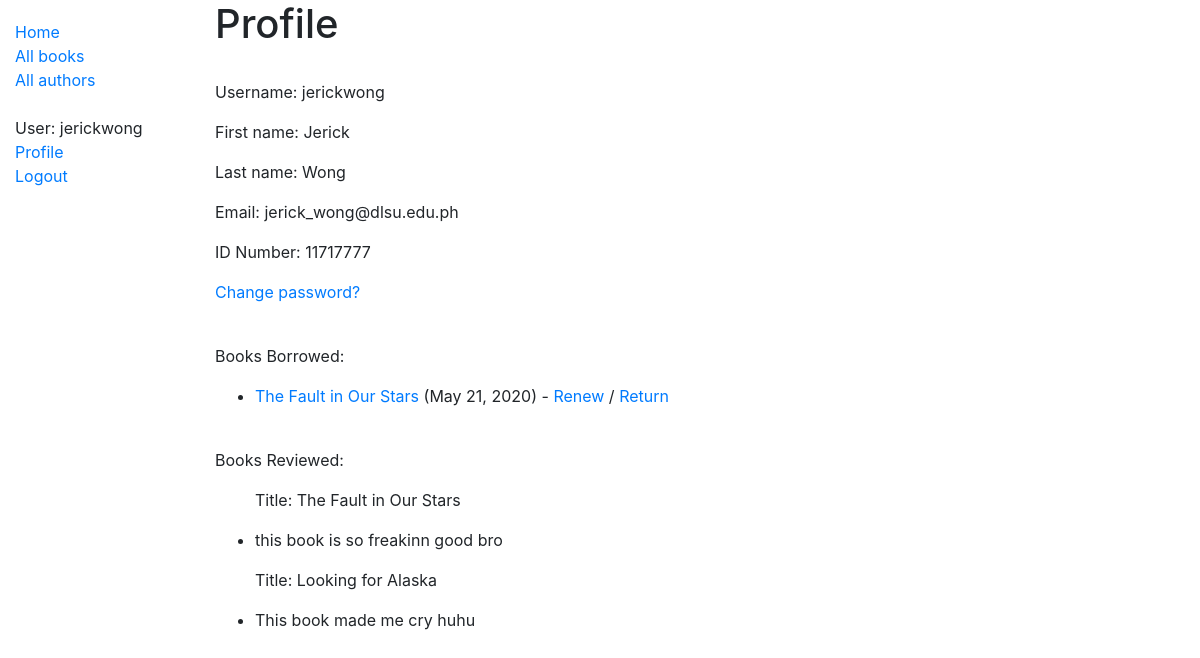
Before: /catalog/profile/ (signed in) with the older database file.
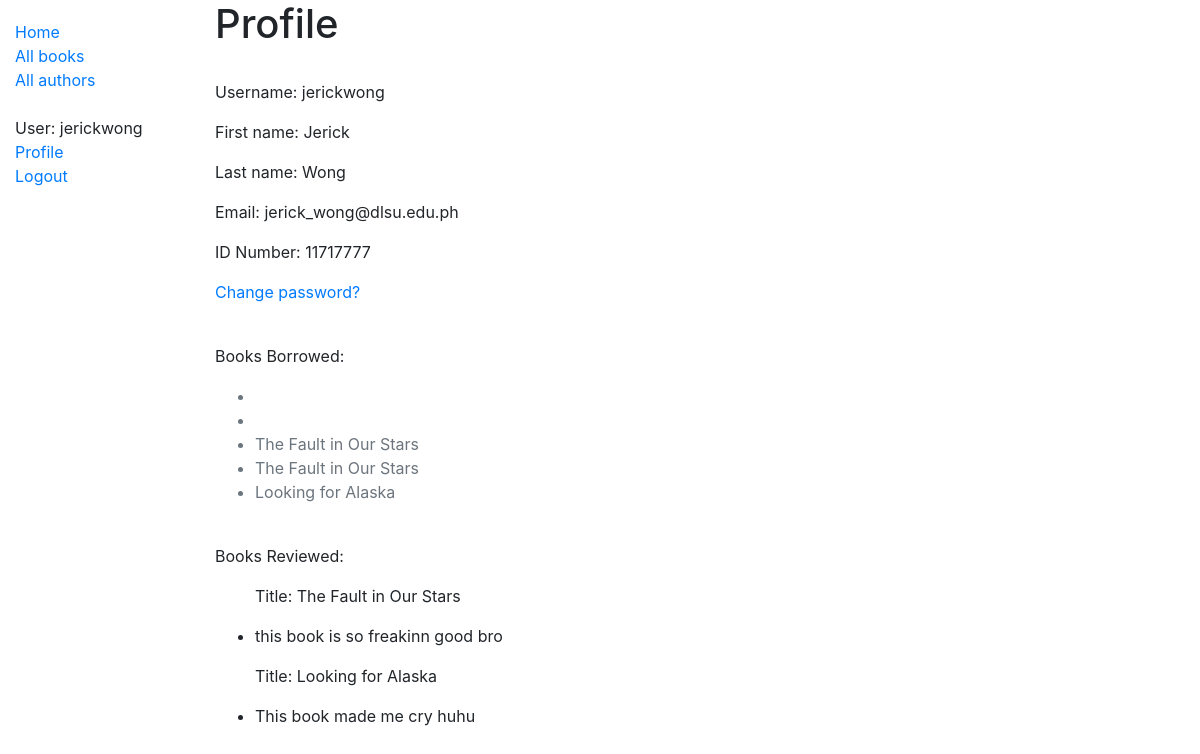
After: the same page with the newer database file.
### catalog/models.py (models this page shows, shortened)
class BookInstance(models.Model):
    id = models.UUIDField(primary_key=True, default=uuid.uuid4, help_text='Unique ID for this particular book across whole library')
    book = models.ForeignKey('Book', on_delete=models.SET_NULL, null=True)
    imprint = models.CharField(max_length=200)
    due_back = models.DateField(null=True, blank=True)
    borrower = models.ForeignKey(User, on_delete=models.SET_NULL, null=True, blank=True)
    LOAN_STATUS = (
        ('a', 'Available'),
        ('r', 'Reserved'),
    )
    status = models.CharField(
        max_length=1,
        choices=LOAN_STATUS,
        blank=True,
        default='a',
        help_text='Book availability',
    )
    class Meta:
        ordering = ['due_back']
        permissions = (("can_mark_returned", "Set book as returned"),)
    @property
    def is_overdue(self):
        if self.due_back and date.today() > self.due_back:
            return True
        return False

class Book(models.Model):
    title = models.CharField(max_length=200)
    author = models.ForeignKey('Author', on_delete=models.SET_NULL, null=True)
    publisher = models.ForeignKey('Publisher', on_delete=models.SET_NULL, null=True)
    date_published = models.DateField('Date Published', null=True, blank=True)
    summary = models.TextField(max_length=1000, help_text='Enter a brief description of the book')
    isbn = models.CharField('ISBN', max_length=13, help_text='13 Character <a href="https://www.isbn-international.org/content/what-isbn">ISBN number</a>')
    genre = models.ManyToManyField(Genre, help_text='Select a genre for this book')
    reviews = models.ManyToManyField(Review, help_text='Leave a review for this book')
    def display_genre(self):
        """Create a string for the Genre. This is required to display genre in Admin."""
        return ', '.join(genre.name for genre in self.genre.all()[:3])
    def display_review(self):
        """Create a string for the Genre. This is required to display genre in Admin."""
        return ', '.join(reviews.review + ' - ' + reviews.reviewer.username for reviews in self.reviews.all()[:3])
    display_review.short_description = 'Reviews'
    display_genre.short_description = 'Genre'

class Review(models.Model):
    review = models.CharField(max_length=1000, help_text='Enter your review')
    reviewer = models.ForeignKey(User, on_delete=models.CASCADE)

class BorrowedBefore(models.Model):
    borrower = models.ForeignKey(User, on_delete=models.CASCADE)
    book = models.ForeignKey(Book, on_delete=models.CASCADE, null=True, blank=False)

### catalog/views.py (the view)
# urls.py: path('profile/', views.profile, name='profile'),
def profile(request):
    bookinstance = BookInstance.objects.all()
    booksreviewed = Book.objects.all()
    borrowedbefore = BorrowedBefore.objects.all()
    context = {
        'bookinstance': bookinstance,
        'booksreviewed': booksreviewed,
        'borrowedbefore': borrowedbefore
    }
    return render(request, 'profile.html', context=context)

### catalog/templatetags/custom_tags.py (called while the page is built)
@register.filter(name='has_group')
def has_group(user, group_name):
    return user.groups.filter(name=group_name).exists()

### templates/profile.html (shortened to what this page needs)
{% extends "base_generic.html" %}
{% load custom_tags %}
{% block content %}
    <h1>Profile</h1>
    {% if user.is_authenticated %}
        <br>
        <p>Username: {{ user.username }}</p>
        <p>First name: {{ user.first_name }}</p>
        <p>Last name: {{ user.last_name }}</p>
        <p>Email: {{ user.email }}</p>
        <p>ID Number: 11717777</p>
        <p><a href="{% url 'password_change' %}">Change password?</a></p>
        {% if user|has_group:"Student/Teacher" %}
            <br>
            {% if bookinstance %}
            <p>Books Borrowed:</p>
            <ul>
                {% for borrowed in borrowedbefore %}
                    {% if borrowed.borrower == user %}
                    <li class='text-secondary'>
                        {{ borrowed.book.title }}
                    </li>
                    {% endif %}
                {% endfor %}
                {% for bookinst in bookinstance %}
                    {% if bookinst.borrower == user %}
                    <li class="{% if bookinst.is_overdue %}text-danger{% endif %}">
                        <a href="{% url 'book-detail' bookinst.book.pk %}">{{bookinst.book.title}}</a> ({{ bookinst.due_back }})
                        {% if perms.catalog.can_mark_returned %}- <a href="{% url 'renew-book-librarian' bookinst.id %}">Renew</a> /
                        <a href="{% url 'return-book' bookinst.id %}">Return</a>  {% endif %}
                    </li>
                    {% endif %}
                {% endfor %}
            </ul>
            {% else %}
                <p>There are no books borrowed.</p>
            {% endif %}
            <br>
            <p>Books Reviewed:</p>
            {% for b in booksreviewed %}
                {%  for r in b.reviews.all %}
                    {% if r.reviewer == user %}
                    <ul>
                        <p>Title: {{ b.title }}</p>
                        <li>{{ r.review }}</li>
                    </ul>
                    {% endif %}
                {%  endfor %}
            {% endfor %}
        {% endif %}
    {% else %}
      <p>Login first</p>
    {% endif %}
{% endblock %}

Changed rows visible on the page:
no longer on this page (row edited): BookInstance: book "The Fault in Our Stars", due_back "May 21, 2020"
added BorrowedBefore: book "The Fault in Our Stars"
added BorrowedBefore: book "The Fault in Our Stars"
added BorrowedBefore: book "Looking for Alaska"
